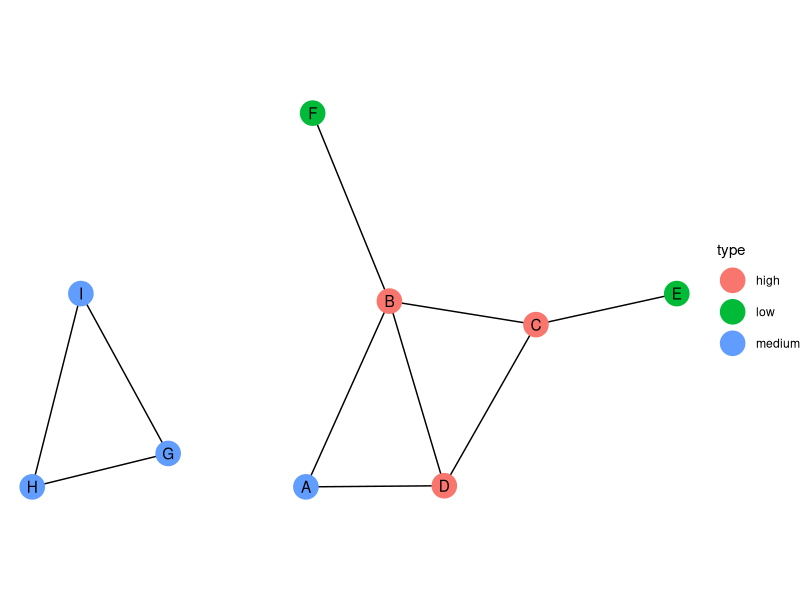
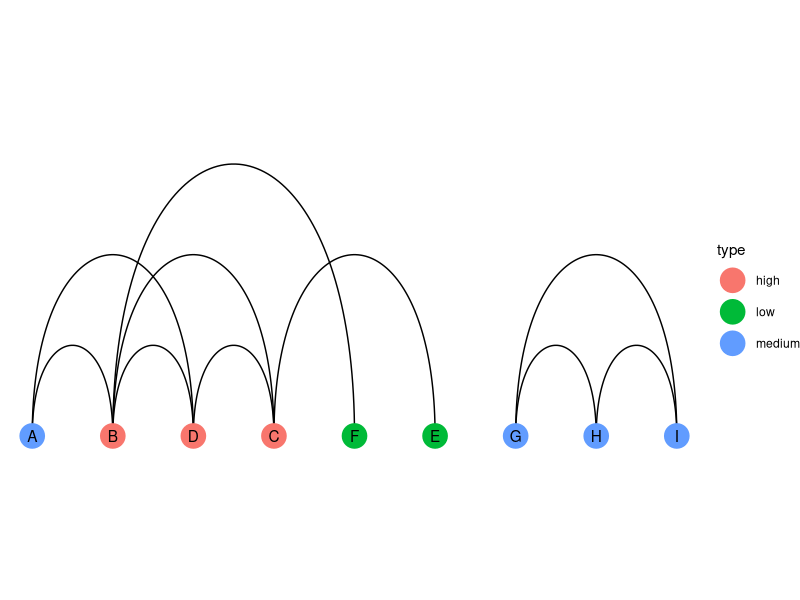
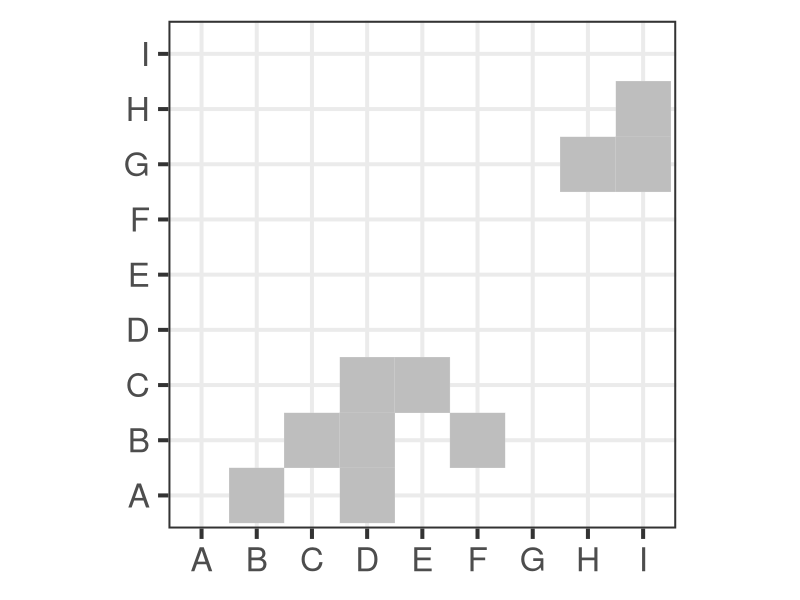
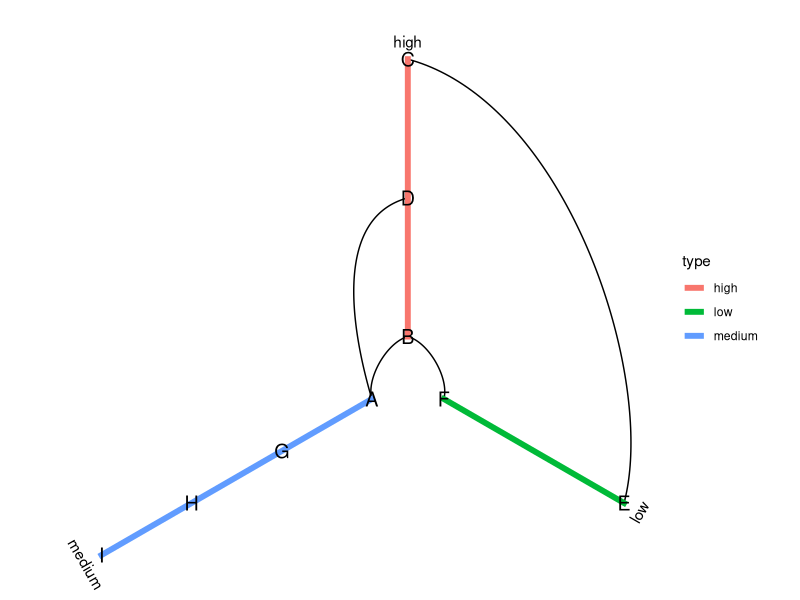
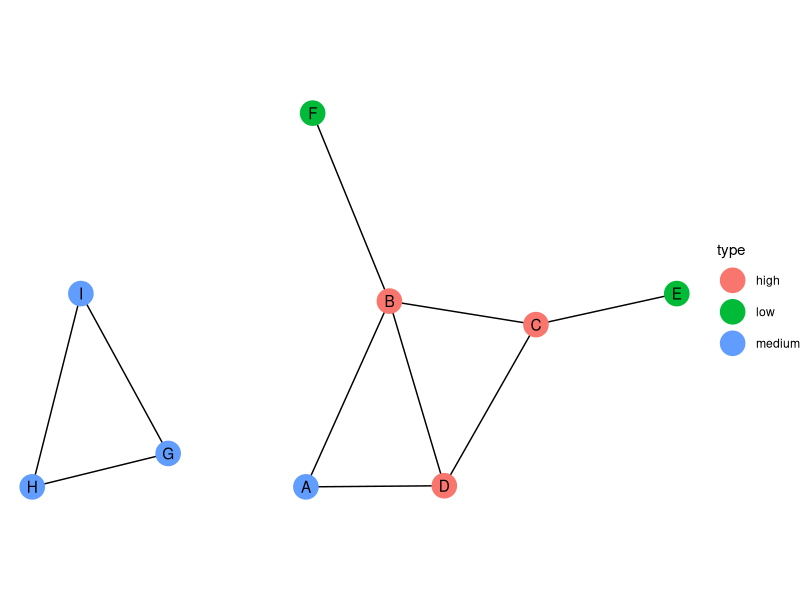
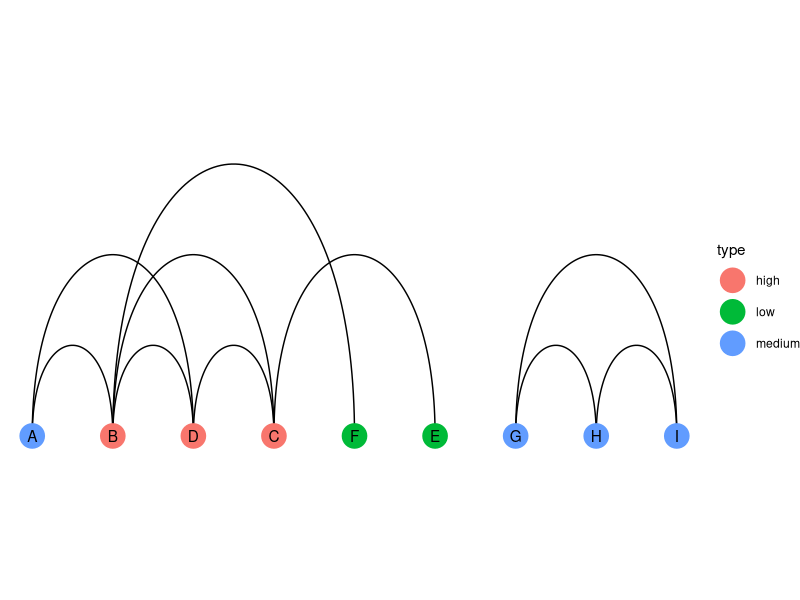
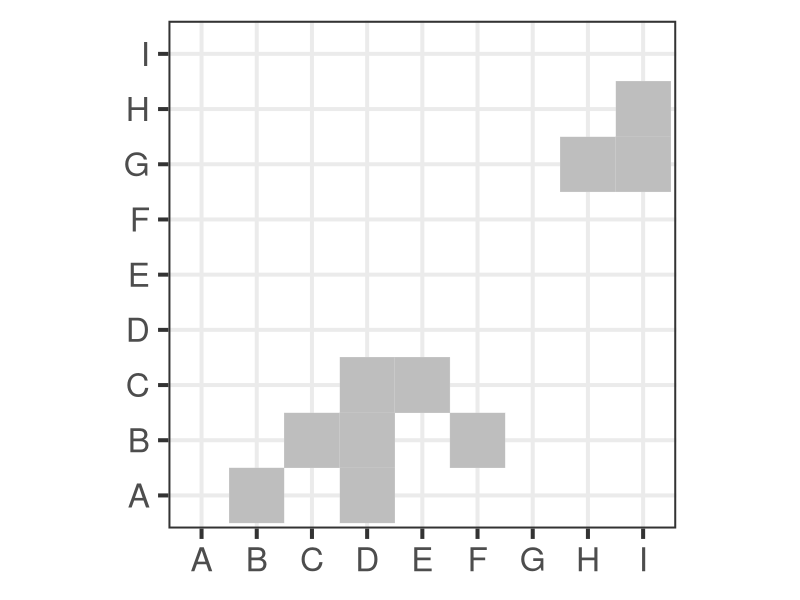
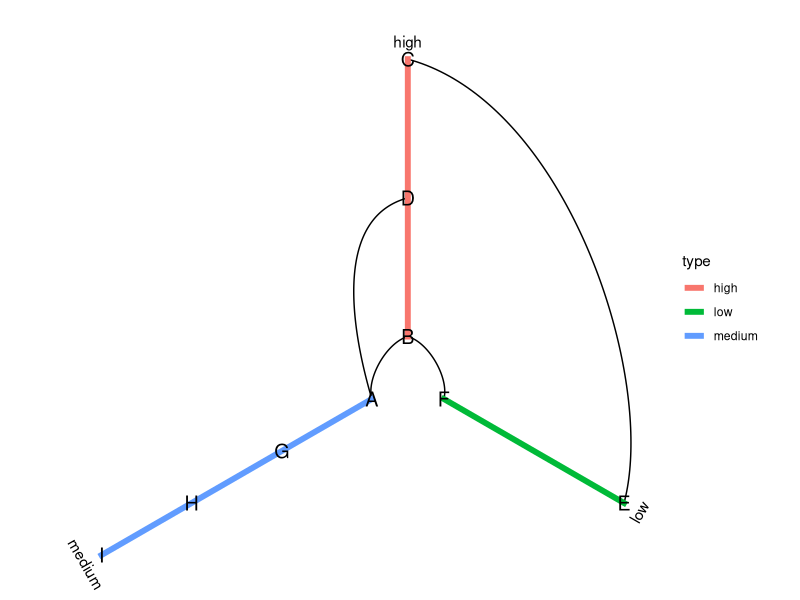

These charts were generated, in order, by the following R code:
#
# Beispielnetzwerk erstellen und visualisieren
#

# Bibliotheken laden
library(igraph)
library(tidygraph)
library(ggplot2)
library(ggraph)
library(tidyverse)
library(ggforce)


# Kantenliste 
edges <- data.frame(
  source = c("A", "A", "B", "B", "B", "C", "C", "G", "G", "H"), 
  target = c("B", "D", "C", "D", "F", "D", "E", "H", "I", "I")
)

#nodes <- data.frame( 
#  id = c("A", "B", "C", "D", "E", "F", "G", "H", "I"), 
#  label = c("Person A", "Person B", "Person C", 
#            "Person D", "Person E", "Person F",
#            "Person G", "Person H", "Person I")
#)


# Graph-Objekt erstellen
graph <- tbl_graph(edges = edges, directed = FALSE)

graph <- graph %>% 
  mutate(degree = centrality_degree()) %>% 
  mutate(type = case_when(
    degree <= 1 ~ "low", 
    degree == 2 ~ "medium", 
    TRUE ~ "high"))

print(graph)

#
# Visualisierung ----
#

# 1. Simulation physikalischer Kräfte
ggraph(graph, layout='stress') + 
  geom_edge_link() + 
  geom_node_point(aes(color = type), size = 8) +
  geom_node_text(aes(label = name)) + 
  coord_fixed(1.5) +
  theme_void()

ggsave("forcedirected.png", dpi=300)

# 2. Lineares Layout
ggraph(graph, layout = 'linear') + 
  geom_edge_arc() +
  geom_node_point(aes(color=type), size=8) +
  geom_node_text(aes(label=name)) +
  coord_fixed(3) +
  theme_void()

ggsave("systematic.png", dpi=300)


# 3. Heatmap 

ggplot(edges, aes(y=source, x=target))+
  geom_tile(color = "lightgray", fill="gray") +
  scale_x_discrete(limits =  c("A", "B", "C", "D", "E", "F", "G", "H", "I")) +
  scale_y_discrete(limits = c("A", "B", "C", "D", "E", "F", "G", "H", "I")) +
  theme_bw(base_size = 30) + 
  coord_fixed() +
  theme(axis.title.x = element_blank(),
        axis.title.y = element_blank())

ggsave("heatmap.png", dpi=300)

# 4. Hive-Plot
ggraph(graph, layout = 'hive', axis = type) + 
  geom_edge_hive() +
  geom_axis_hive(aes(colour = type), size = 2) +
  geom_node_text(aes(label = name), size = 5) + 
  coord_fixed(1) +
  theme_void()

ggsave("hive.png", dpi=300)
